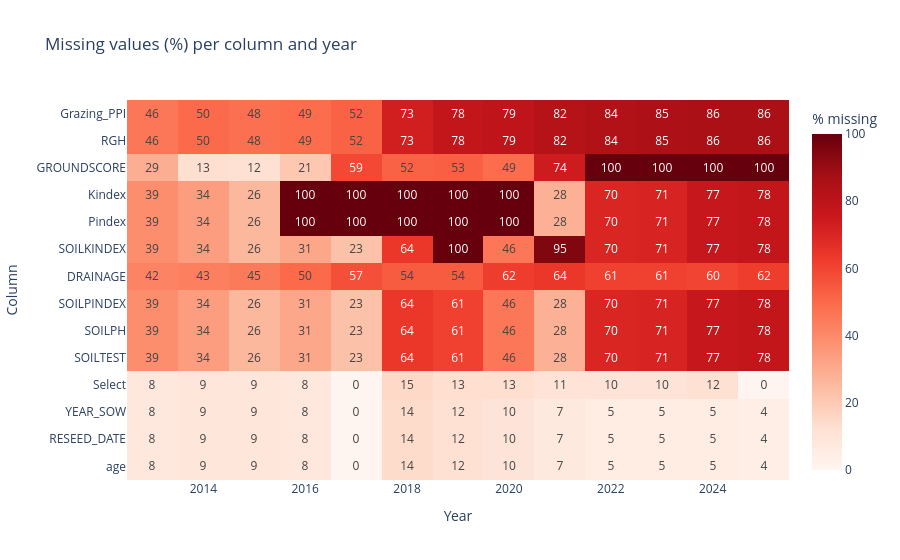

Notebook cell for this chart:
### Code cell
# =============================================================================
# MISSING DATA BY YEAR
# =============================================================================
section("Missing % by year")
# shows columns that were not recorded at all in some years
cols_main = [c for c in missing.index if missing.loc[c, "missing"] > 100]
miss_year = (df[cols_main].isna().groupby(df["YEAR"]).mean() * 100).round(0)
print(miss_year.to_string())

fig = px.imshow(miss_year.T, text_auto=True, color_continuous_scale="Reds", aspect="auto",
                title="Missing values (%) per column and year", labels={"x": "Year", "y": "Column", "color": "% missing"})
fig.show()

### Figure 1 — Plotly figure (JSON) as saved in the notebook; plotly's stock layout.template omitted (floating-point values rounded to 4 significant figures; data arrays with more than 128 entries replaced by an {"elided": "..."} marker saying what was removed)
{"data": [{"coloraxis": "coloraxis", "hovertemplate": "Year: %{x}<br>Column: %{y}<br>% missing: %{z}<extra></extra>", "name": "0", "texttemplate": "%{z}", "type": "heatmap", "x": [2013, 2014, 2015, 2016, 2017, 2018, 2019, 2020, 2021, 2022, 2023, 2024, 2025], "xaxis": "x", "y": ["Grazing_PPI", "RGH", "GROUNDSCORE", "Kindex", "Pindex", "SOILKINDEX", "DRAINAGE", "SOILPINDEX", "SOILPH", "SOILTEST", "Select", "YEAR_SOW", "RESEED_DATE", "age"], "yaxis": "y", "z": {"elided": "14x13 float values"}}], "layout": {"coloraxis": {"colorbar": {"title": {"text": "% missing"}}, "colorscale": [[0.0, "rgb(255,245,240)"], [0.125, "rgb(254,224,210)"], [0.25, "rgb(252,187,161)"], [0.375, "rgb(252,146,114)"], [0.5, "rgb(251,106,74)"], [0.625, "rgb(239,59,44)"], [0.75, "rgb(203,24,29)"], [0.875, "rgb(165,15,21)"], [1.0, "rgb(103,0,13)"]]}, "title": {"text": "Missing values (%) per column and year"}, "xaxis": {"anchor": "y", "domain": [0.0, 1.0], "title": {"text": "Year"}}, "yaxis": {"anchor": "x", "autorange": "reversed", "domain": [0.0, 1.0], "title": {"text": "Column"}}}}
